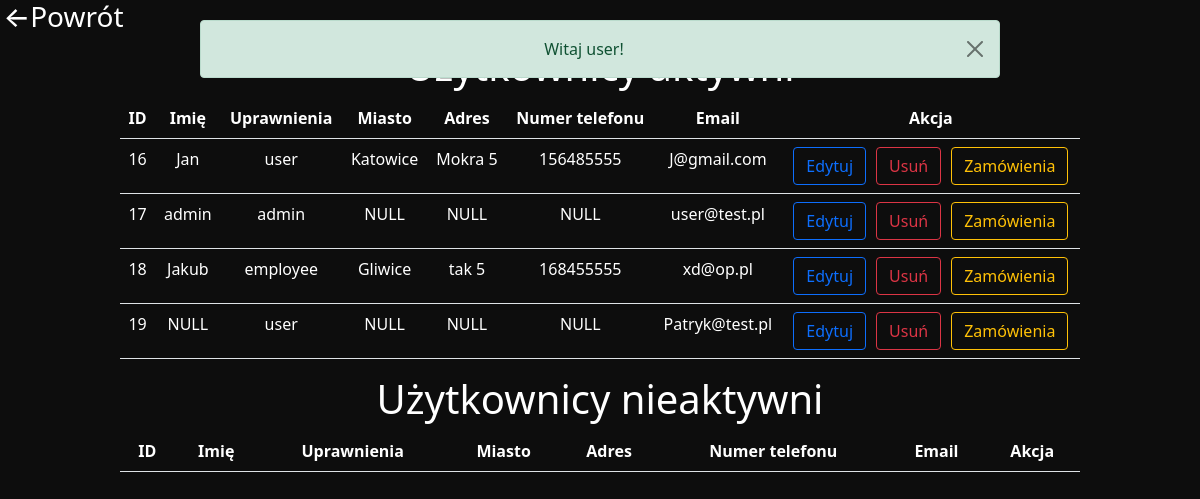
The page /users_list.php (signed in) on the database as committed earlier.
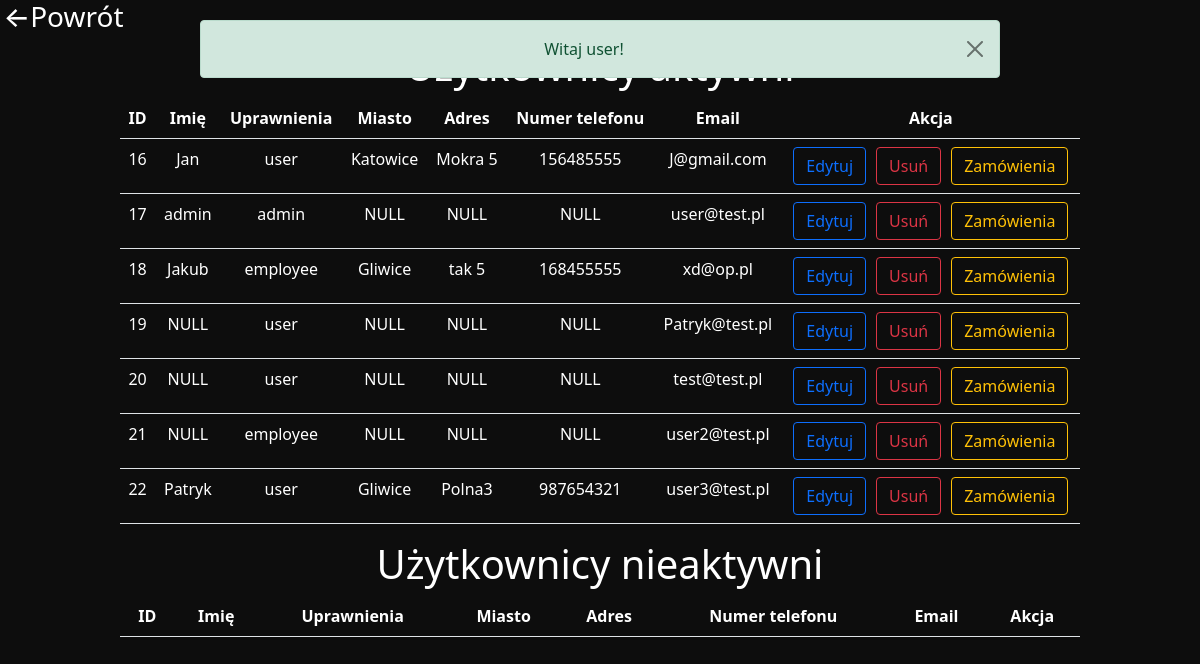
The same page on the database as committed later.
### tables this page shows
CREATE TABLE `users` (
  `id` int(11) NOT NULL,
  `name` varchar(20) DEFAULT NULL,
  `permission` enum('user','admin','employee') NOT NULL DEFAULT 'user',
  `city` varchar(40) DEFAULT NULL,
  `address` varchar(64) DEFAULT NULL,
  `phone` varchar(9) DEFAULT NULL,
  `isActive` tinyint(1) NOT NULL DEFAULT 1,
  `password` varchar(64) NOT NULL,
  `email` varchar(30) NOT NULL
);

### paths.php (called while the page is built, shortened)
<?php
$pAdminPanel           = "admin_panel.php";
$pUsersEdit            = "users_edit.php";
$pUsersDelete          = "users_delete.php";
$pUsersOrders          = "users_orders.php";

### users_list.php (the view, shortened to what this page needs)
<!DOCTYPE HTML>
<html>
<head>
  <link href="https://cdn.jsdelivr.net/npm/bootstrap@5.1.3/dist/css/bootstrap.min.css" rel="stylesheet">
</head>
<body>
</body>
</html>
<?php
require_once("paths.php");
$dbConnected = true;
if (isset($_SESSION['user_permission']) && $_SESSION['user_permission'] == "admin") {
  echo "<div class='absolute'>";
  if (isset($_SESSION['general_message'])) {
    echo $_SESSION['general_message'];
  }
  echo "</div>";
  if ($dbConnected) {
    try {
      $sth = $dbh->query("SELECT id, name, permission, city, address, phone, email FROM users WHERE isActive");
    } catch (Exception $e) {
      $_SESSION['general_message'] = ErrorMessageGenerator("Błąd podczas wykonywania zapytania do bazy danych");
      $_SESSION['general_message'] .= ErrorMessageGenerator($e);
    }
    echo "<a href='$pAdminPanel' style='text-decoration: none; color: white;'><h3 style='width: 127px;text-align: center;'> ←Powrót</h3></a>";
    echo "<h1 style='text-align: center;'>Użytkownicy aktywni</h1>";
    echo '<table class="center table " style="width: 80%; margin-left:auto; margin-right:auto">
            <tr>
                <th>ID</th>
                <th>Imię</th>
                <th>Uprawnienia</th>
                <th>Miasto</th>
                <th>Adres</th>
                <th>Numer telefonu</th>
                <th>Email</th>
                <th>Akcja</th>
            </tr>';
    while ($row = $sth->fetch()) {
      if ($row['name'] == NULL) {
        $name = "NULL";
      } else {
        $name = $row['name'];
      }
      if ($row['city'] == NULL) {
        $city = "NULL";
      } else {
        $city = $row['city'];
      }
      if ($row['address'] == NULL) {
        $address = "NULL";
      } else {
        $address = $row['address'];
      }
      if ($row['phone'] == NULL) {
        $phone = "NULL";
      } else {
        $phone = $row['phone'];
      }
      echo "
            <tr>
                <td>{$row['id']}</td>
                <td>{$name}</td>
                <td>{$row['permission']}</td>
                <td>{$city}</td>
                <td>{$address}</td>
                <td>{$phone}</td>
                <td>{$row['email']}</td>
                <td class='center_form'>
                    <form method='post' action ='$pUsersEdit'>
                        <button name='edit' class='btn btn-outline-primary' type='submit' value='{$row['id']}'>Edytuj</button>
                    </form>
                    <form method='post' action='$pUsersDelete'>
                         <button name='delete' class='btn btn-outline-danger' type='submit' value='{$row['id']}'>Usuń</button>
                    </form>
                    <form method='post' action ='$pUsersOrders'>
                        <button name='orders' class='btn btn-outline-warning' type='submit' value='{$row['id']}'>Zamówienia</button>
                    </form>
                </td>
            </tr>";
    }
    echo '</table>';
    echo "<h1 style='text-align: center;'>Użytkownicy nieaktywni</h1>";
    echo '<table class="center table" style="width: 80%; margin-left:auto; margin-right:auto">
            <tr>
                <th>ID</th>
                <th>Imię</th>
                <th>Uprawnienia</th>
                <th>Miasto</th>
                <th>Adres</th>
                <th>Numer telefonu</th>
                <th>Email</th>
                <th>Akcja</th>
            </tr>';
    echo '</table>';
  } else {
    header("Location: $pHome");
  }
} else {
  header("Location: $pHome");
}
?>

Rows that differ between the two databases and show on the page:
added users: id "20", name "NULL", permission "user", city "NULL", address "NULL", phone "NULL", email "test@test.pl"
added users: id "21", name "NULL", permission "employee", city "NULL", address "NULL", phone "NULL", email "user2@test.pl"
added users: id "22", name "Patryk", permission "user", city "Gliwice", address "Polna3", phone "987654321", email "user3@test.pl"
